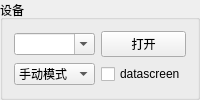
          <widget class="QGroupBox" name="groupBox">
           <property name="sizePolicy">
            <sizepolicy hsizetype="Preferred" vsizetype="Maximum">
             <horstretch>0</horstretch>
             <verstretch>0</verstretch>
            </sizepolicy>
           </property>
           <property name="title">
            <string>设备</string>
           </property>
           <layout class="QGridLayout" name="gridLayout_2">
            <item row="1" column="1">
             <widget class="QCheckBox" name="checkBox_datascreen">
              <property name="text">
               <string>datascreen</string>
              </property>
             </widget>
            </item>
            <item row="1" column="0">
             <widget class="QComboBox" name="comboBox_track_mode">
              <item>
               <property name="text">
                <string>手动模式</string>
               </property>
              </item>
              <item>
               <property name="text">
                <string>自动模式</string>
               </property>
              </item>
             </widget>
            </item>
            <item row="0" column="1">
             <widget class="QPushButton" name="pushButton_open">
              <property name="text">
               <string>打开</string>
              </property>
             </widget>
            </item>
            <item row="0" column="0">
             <widget class="QComboBox" name="comboBox_dev">
              <property name="sizePolicy">
               <sizepolicy hsizetype="Expanding" vsizetype="Fixed">
                <horstretch>0</horstretch>
                <verstretch>0</verstretch>
               </sizepolicy>
              </property>
              <property name="editable">
               <bool>true</bool>
              </property>
             </widget>
            </item>
           </layout>
          </widget>
